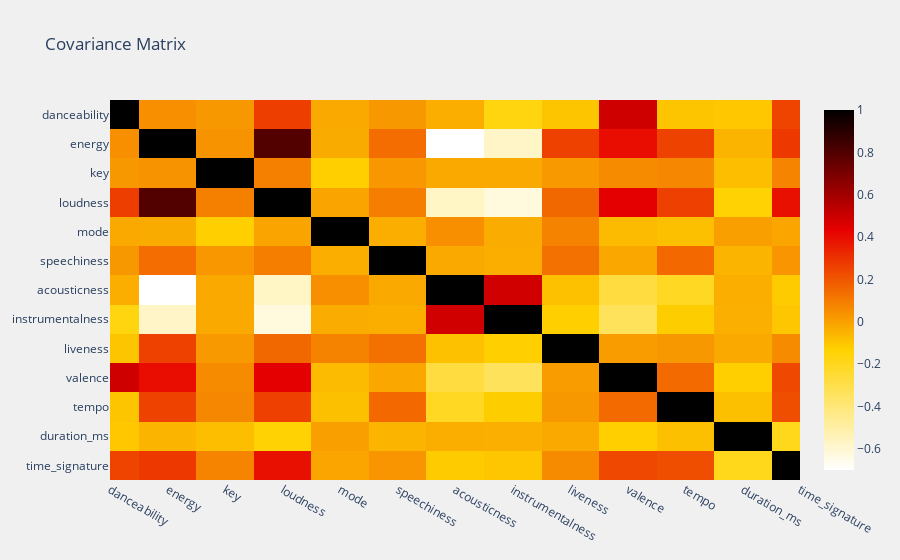

Write notebook code for a chart like this one.
### Markdown cell above
##### How to understand the above Heatmap Matrix?

Recall $\sum=\left[\begin{array}{cc}
\operatorname{Var}(x) & \operatorname{Cov}(x, y) \\
\operatorname{Cov}(y, x) & \operatorname{Var}(y)
\end{array}\right]$.

We see that diagonal are all 1s. In other words the Variance of each individual feature is $1$ or the Covariance of a feature with itself it is the same.

The off-diagonal entries of the matrix provide the Covariance between each feature pair.

When the two features are positively correlated, the covariance is greater than zero, otherwise, it has a negative value. Furthermore, if there is no evidence of a correlation between them, the covariance is equal to zero. 

Also, the first half from the diagonal is a duplicate of the bottom half. You can check that by hovering your mouse onto the heatmap matrix!

#### Insights: Covariance Matrix

- We see a major linear relantionship with the time features that we extracted earlier from time features such as `Month`, `Week_of_Year`, and so on.


...............

Let's do Step 1 and Step 2 again:

### Code cell
# Select the features and avoid the "Time" features
metrics = my_songs_df[[
       'danceability', 'energy', 'key', 'loudness', 'mode', 'speechiness',
       'acousticness', 'instrumentalness', 'liveness', 'valence', 'tempo','duration_ms',
       'time_signature']].reset_index(drop=True)
feature_names = np.array(metrics.columns)
# Step 1 - Standarize
mean_metrics = np.mean(metrics, axis=0)
sd_metrics = np.std(metrics, axis = 0)
metrics_std = (metrics - mean_metrics) / sd_metrics 

# Step 2 - Covariance Matrix
mean_vec = np.mean(metrics_std, axis=0)
cov_mat = (metrics_std - mean_vec).T.dot((metrics_std - mean_vec)) / (metrics_std.shape[0]-1)
print(f'Covariance matrix \n' ,cov_mat.shape,'\nis a square matrix')
fig = go.Figure(data=go.Heatmap(
    z=cov_mat,
    x=feature_names,
    y=feature_names,
    colorscale='hot_r'))
fig.update_layout(
    yaxis_autorange='reversed',
    yaxis=dict(range=[0,len(feature_names)-1], tickmode='linear'),
    xaxis=dict(range=[0,len(feature_names)-1], tickmode='linear'),
    title='Covariance Matrix',
    plot_bgcolor = 'rgb(240, 240, 240)', 
    paper_bgcolor = 'rgb(240, 240, 240)'
)
fig.show()

### Figure 1 — Plotly figure (JSON) as saved in the notebook; plotly's stock layout.template omitted (floating-point values rounded to 4 significant figures; data arrays with more than 128 entries replaced by an {"elided": "..."} marker saying what was removed)
{"data": [{"colorscale": [[0, "rgb(255,255,255)"], [0.3333, "rgb(255,210,0)"], [0.6667, "rgb(230,0,0)"], [1, "rgb(0,0,0)"]], "type": "heatmap", "x": ["danceability", "energy", "key", "loudness", "mode", "speechiness", "acousticness", "instrumentalness", "liveness", "valence", "tempo", "duration_ms", "time_signature"], "y": ["danceability", "energy", "key", "loudness", "mode", "speechiness", "acousticness", "instrumentalness", "liveness", "valence", "tempo", "duration_ms", "time_signature"], "z": {"elided": "13x13 float values"}}], "layout": {"paper_bgcolor": "rgb(240, 240, 240)", "plot_bgcolor": "rgb(240, 240, 240)", "title": {"text": "Covariance Matrix"}, "xaxis": {"range": [0, 12], "tickmode": "linear"}, "yaxis": {"autorange": "reversed", "range": [0, 12], "tickmode": "linear"}}}
